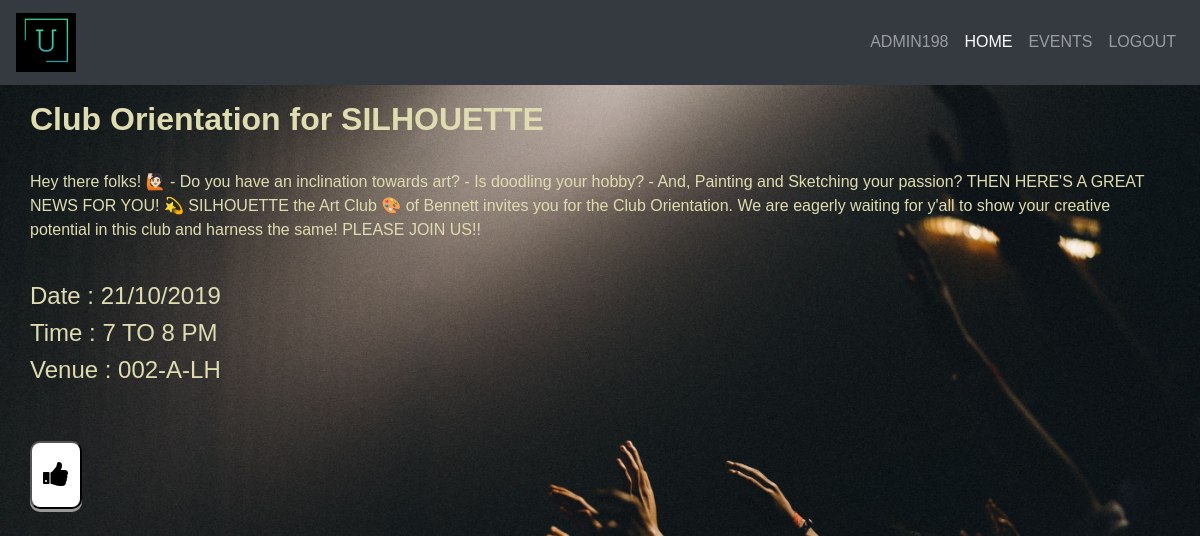
Page /events/941666 (signed in) on the earlier database version.
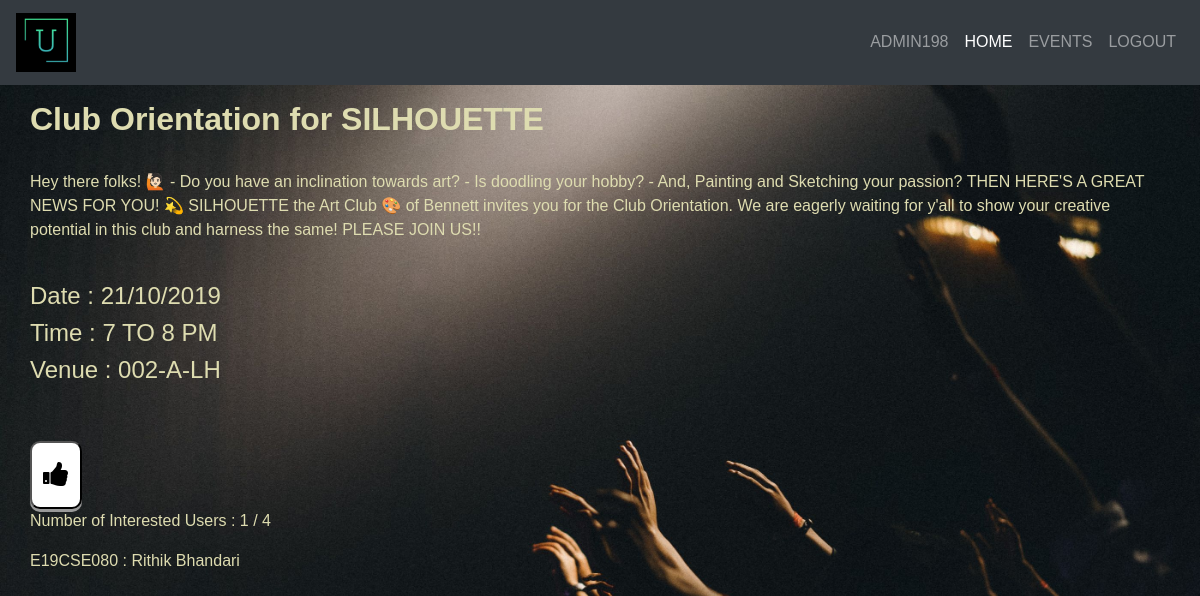
Same page on the later database version.
### models.py (models this page shows, shortened)
class EventsModel(db.Model):
    __tablename__ = 'events'
    ID = db.Column(db.String(8), nullable=False, primary_key=True)
    EventHeading = db.Column(db.String(255), nullable=False)
    EventDescription = db.Column(db.Text, nullable=False)
    EventDate = db.Column(db.String(20), nullable=False)
    EventTime = db.Column(db.String(255), nullable=False)
    EventVenue = db.Column(db.String(255), nullable=False)

class UserModel(db.Model):
    __tablename__ = 'users'
    Name = db.Column(db.String(255), nullable=False)
    ID = db.Column(db.String(15), nullable=False, primary_key=True)
    Password = db.Column(db.String(100), nullable=False)
    InterestedActivities = db.Column(db.Text, nullable=False, default='')

### views_events.py (the view)
@app.route(URL_PREFIX + '/<string:event_id>')
def display_event(event_id):
    if 'user' in session or 'admin' in session:  # logged in
        e = EventsModel.query.filter_by(ID=event_id).first()
        if e is None:
            flash(f"Event  With ID : '{event_id}' Does Not Exist", 'success')
            print(f"Event  With ID : '{event_id}' Does Not Exist")
            return redirect(URL_PREFIX)
        else:
            users_interested = []
            num_interested = 0
            total_users_registered = 0
            if 'admin' in session:    # if admin in session then show names of interested users
                rs = UserModel.query.all()
                total_users_registered = len(rs)
                for i in rs:
                    if event_id in i.InterestedActivities:
                        users_interested.append([i.ID,i.Name])
                num_interested = len(users_interested)
            return render_template('events/display-event-page.html', event=e,
                                   users_interested=users_interested,
                                   num_interested=num_interested,
                                   total_users_registered=total_users_registered
                                   )
    else:
        flash("Not Logged In", 'danger')
        print("Not Logged In")
        return redirect('/login')

### app.py (called while the page is built)
def get_session():
    return session

@app.before_request
def make_session_permanent():
    session.permanent = True
    app.permanent_session_lifetime = timedelta(minutes=15)

### templates/events/display-event-page.html (shortened to what this page needs)
{% extends "layout.html" %}
{% block body %}
<h2><b>{{ event.EventHeading }}</b></h2>
<br>
<p>{{ event.EventDescription }}</p>
<br>
<h4>Date : {{ event.EventDate }}</h4>
<h4>Time : {{ event.EventTime }}</h4>
<h4>Venue : {{ event.EventVenue }}</h4>
<br/>
<br/>
{% set session = get_session() %}
<a href="/events/add-to-fav/{{event.ID}}" data-toggle="tooltip" title="Add To Favourites">
    <button>
        <i class="fa fa-thumbs-up"></i>
    </button>
</a>
{% if 'admin' in session %}
{% if users_interested %}
<p>Number of Interested Users : {{ num_interested }} / {{ total_users_registered }}</p>
{% for user in users_interested %}
    <p>{{user[0]}}  :  {{user[1]}}</p>
{% endfor %}
{% endif %}
{% endif %}
{% endblock %}

### templates/layout.html (shortened to what this page needs)
<!DOCTYPE html>
<html lang="en">
<head>
    <link rel="stylesheet" href="https://stackpath.bootstrapcdn.com/bootstrap/4.3.1/css/bootstrap.min.css"
>
    {% block head %}
    <link rel="stylesheet" href="https://cdnjs.cloudflare.com/ajax/libs/font-awesome/4.7.0/css/font-awesome.min.css">
    <link rel="stylesheet" type="text/css" href="{{ url_for('static',filename='css/layout-style.css') }}">
    {% endblock %}
</head>
<body>
{% set session = get_session() %}
    <header>
        <nav class="navbar navbar-expand-lg navbar-dark bg-dark fixed-top">
            <a class="navbar-brand" href="/"><img src="{{ url_for('static',filename='img/logo.png') }}" alt="Logo"
                    width="60">
            </a>
            <div class="collapse navbar-collapse" id="navbarSupportedContent">
                <ul class="navbar-nav ml-auto">
                    <li class="nav-item">
                        <a class="nav-link" href="/dashboard">{{ session['name'] }}</a>
                    </li>
                    <li class="nav-item active">
                        <a class="nav-link" href="/">HOME<span class="sr-only">(current)</span></a>
                    </li>
                    <li class="nav-item">
                        <a class="nav-link" href="/events">EVENTS</a>
                    </li>
                    {% if 'user' in session or 'admin' in session %}
                    <li class="nav-item">
                        <a class="nav-link" href="/logout">LOGOUT</a>
                    </li>
                    {% else %}
                    <li class="nav-item">
                        <a class="nav-link" href="/login">LOGIN</a>
                    </li>
                    {% endif %}
                </ul>
            </div>
        </nav>
    </header>
    <section class="content">
        {% block body %}{% endblock %}
    </section>
</body>
</html>

### static/css/layout-style.css (style rules this page uses)
:root { --primary-color: white; --card-background: #dedcb0; --text-color: black; --card-button-color: #fff; }
* { padding: 0; margin: 0; font-family: sans-serif; }
body { background: url("/static/img/bg.jpg"); background-size: cover; }
a { color: var(--text-color); }
section[class="content"] { padding-top: 100px; width: 95%; justify-content: center; margin: 0 auto; }
input[type="button"],button { background-color: var(--card-button-color); padding: 5px; text-align: center; border-radius: 10px; text-decoration: none; display: inline-block; font-size: 16px; cursor: pointer; outline: none; box-shadow: 0 3px #999; transition: 0.1s; }
a button { font-size:28px; padding:11px; }
header { position: absolute; z-index: 2; width: 100%; }

### templates/events/display-event-page.html (style rules this page uses)
h2,h4,p { color:#dedcb0; }

Differences in the rows shown:
now on this page (row edited): UserModel: ID "E19CSE080", Name "Rithik Bhandari"
Other differences:
{{ num_interested }}: (not shown) → "1"
{{ total_users_registered }}: (not shown) → "4"
text now shown: "Number of Interested Users : /"
